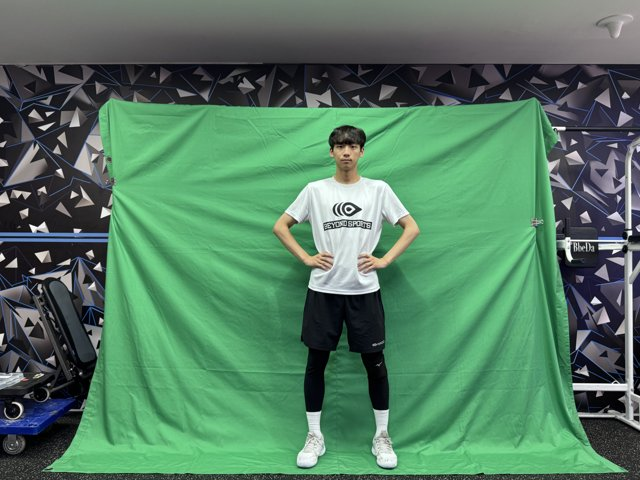
#> input picture data/reference_actions/raw_jpg/IMG_0363.jpg, 640 x 480 px
$ python -i prepare_occlusion_dataset.py   (imports and definitions only)
#> lines starting #> are read from the running program, lines starting #| are printed output that depends on the picture; after the words box and inside, x2 and y2 are one past the last pixel; in counts of white or black regions, pixels touching at a corner belong together
#> further down, picture is the input picture: shape (480, 640, 3); mean B, G, R 98.6, 124.6, 83.8
"""Prepare a small Track B occlusion dataset from HADO match video.

This tool creates a YOLO-style dataset for the long-term AR/effect-overlap
project. Player labels are auto-labeled with YOLO. Effect labels are weak
color/brightness candidates intended for Roboflow review, not final truth.
"""
from __future__ import annotations

import argparse
import csv
import json
import math
import random
import shutil
from dataclasses import dataclass
from pathlib import Path

import cv2
import numpy as np
import yaml


CLASS_NAMES = ["player", "effect"]


@dataclass
class FrameRecord:
    path: Path
    frame_idx: int
    time_sec: float
    split: str
    player_count: int
    effect_count: int
    effect_score: float


# [44 lines left out: functions _load_yolo, _xyxy_to_yolo, _detect_players, _parse_roi, not called in this run]


def _effect_candidates(
    frame: np.ndarray,
    roi: tuple[int, int, int, int] | None = None,
    max_boxes: int = 6,
) -> tuple[list[tuple[float, float, float, float]], float]:
    """Find saturated/bright AR effect candidates.

    This intentionally favors recall. The output should be reviewed in Roboflow.
    """
#> called with max_boxes = 6
    height, width = frame.shape[:2]
#> height = 480; width = 640
    if roi is not None:
        rx1, ry1, rx2, ry2 = roi
        rx1 = max(0, min(width - 1, rx1))
        ry1 = max(0, min(height - 1, ry1))
        rx2 = max(rx1 + 1, min(width, rx2))
        ry2 = max(ry1 + 1, min(height, ry2))
        work = frame[ry1:ry2, rx1:rx2]
    else:
        rx1 = ry1 = 0
        work = frame

    hsv = cv2.cvtColor(work, cv2.COLOR_BGR2HSV)
#> hsv: shape (480, 640, 3); mean H, S, V 82.4, 85.9, 127.9
    h, s, v = cv2.split(hsv)
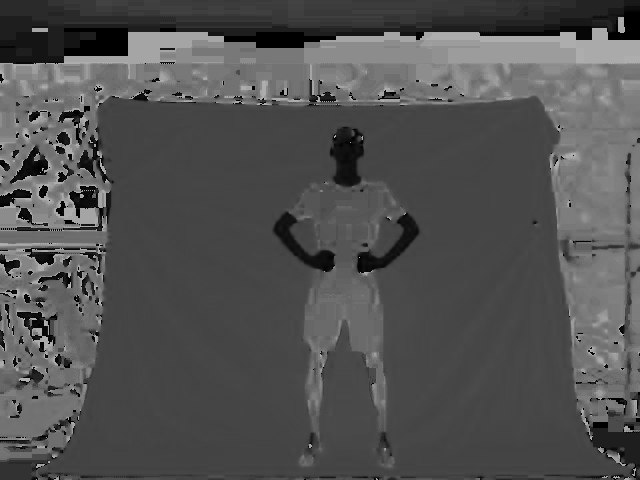
#> h: shape (480, 640); min 0, max 179, mean 82.4
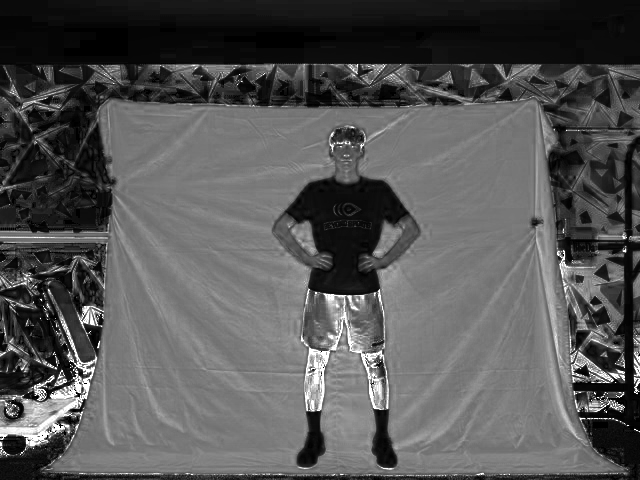
#> s: shape (480, 640); min 0, max 255, mean 85.9
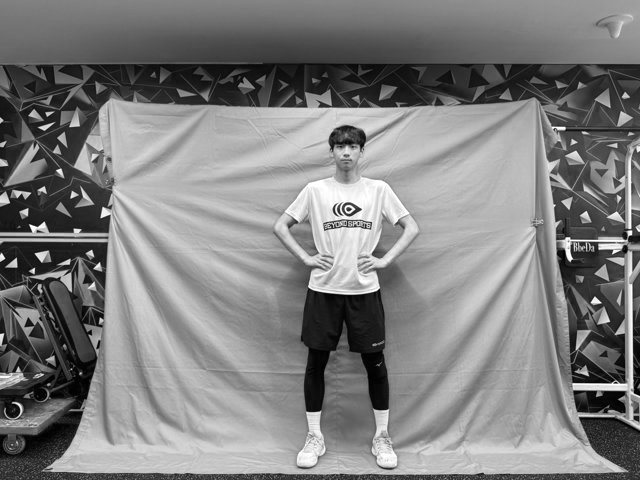
#> v: shape (480, 640); min 0, max 255, mean 127.9

    saturated = (s > 95) & (v > 130)
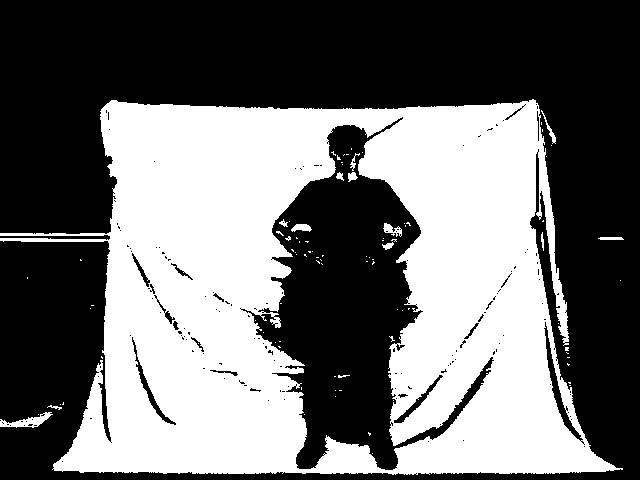
#> saturated: shape (480, 640) bool; 43.5% white; 91 white regions (77 under 20 px), largest, box (x1, y1, x2, y2) and area: (0, 99, 623, 475) 132332, (0, 412, 53, 428) 348, (383, 223, 402, 237) 132
    bright = (v > 225) & (s > 45)
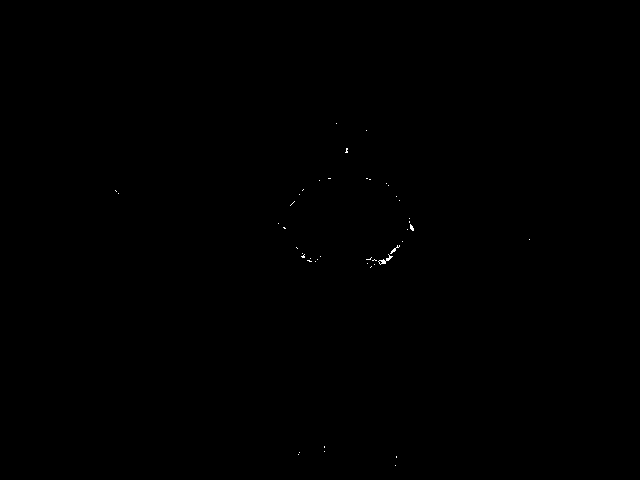
#> bright: shape (480, 640) bool; 0.06% white in thin lines or dots, all inside (x1, y1, x2, y2) = (115, 123, 530, 466)
    mask = np.where(saturated | bright, 255, 0).astype(np.uint8)
#> mask: shape (480, 640); 43.6% white; 103 white regions (86 under 20 px), largest, box (x1, y1, x2, y2) and area: (0, 99, 623, 475) 132360, (0, 412, 53, 428) 348, (383, 223, 402, 237) 132

    kernel = np.ones((5, 5), np.uint8)
    mask = cv2.morphologyEx(mask, cv2.MORPH_OPEN, kernel)
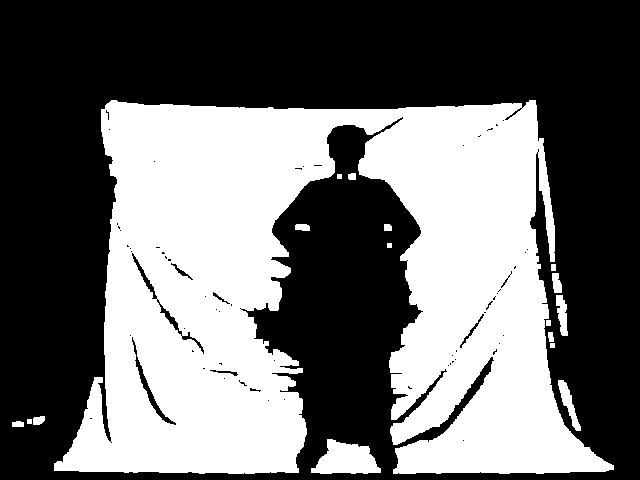
#> mask: shape (480, 640); 42.4% white; 17 white regions, largest, box (x1, y1, x2, y2) and area: (54, 100, 614, 474) 127052, (311, 439, 381, 474) 1609, (558, 380, 581, 431) 410
    mask = cv2.morphologyEx(mask, cv2.MORPH_DILATE, kernel, iterations=2)
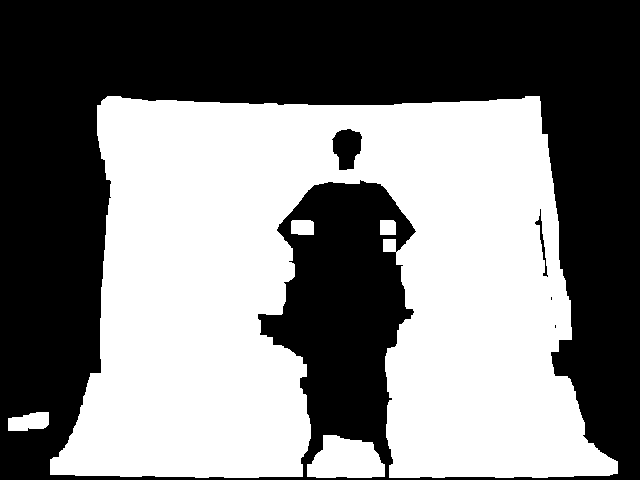
#> mask: shape (480, 640); 48.8% white; 5 white regions

    contours, _ = cv2.findContours(mask, cv2.RETR_EXTERNAL, cv2.CHAIN_APPROX_SIMPLE)
#> contours = 5 contours; box (x1, y1, x2, y2) and area: (50, 96, 618, 478) 146052, (307, 435, 385, 478) 2428, (8, 412, 49, 431) 566, (291, 220, 314, 235) 298, (380, 220, 396, 235) 208
    roi_h, roi_w = work.shape[:2]
#> roi_h = 480; roi_w = 640
    boxes: list[tuple[float, float, float, float]] = []
    total_area = 0.0

    for contour in contours:
        area = float(cv2.contourArea(contour))
        if area < 120:
            continue
        x, y, w, hh = cv2.boundingRect(contour)
        if w < 8 or hh < 8:
            continue
        if area > roi_w * roi_h * 0.18:
            continue
        # Ignore tiny UI-like strips near exact borders.
        if (y < 6 or y + hh > roi_h - 6) and area < 1500:
            continue
        boxes.append((float(x + rx1), float(y + ry1), float(x + w + rx1), float(y + hh + ry1)))
        total_area += area
#> this loop made 5 passes
#> (area, x, y, w, hh, total_area) on passes 1 to 4: (2428.5, 307, 435, 78, 43, 2428.5), (565.5, 8, 412, 41, 19, 2994), (208, 380, 220, 16, 15, 3202), (298, 291, 220, 23, 15, 3500)
#> (area, x, y, w, hh) on pass 5: (146052, 50, 96, 568, 382)
#> after the loop, boxes = [(307, 435, 385, 478), (8, 412, 49, 431), (380, 220, 396, 235), (291, 220, 314, 235)]; total_area = 3500

    boxes.sort(key=lambda b: (b[2] - b[0]) * (b[3] - b[1]), reverse=True)
    return boxes[:max_boxes], total_area / float(width * height)


# [160 lines left out: functions _split_for_index, _write_data_yaml, prepare_dataset, main, not called in this run]


# [2 lines not run here, left out]

>>> import cv2
>>> picture = cv2.imread('../data/reference_actions/raw_jpg/IMG_0363.jpg')
>>> result = _effect_candidates(picture)
#> result = ([(307, 435, 385, 478), (8, 412, 49, 431), (291, 220, 314, 235), (380, 220, 396, 235)], 0.0114)

$ run again, on data/reference_actions/raw_jpg/IMG_0366.jpg
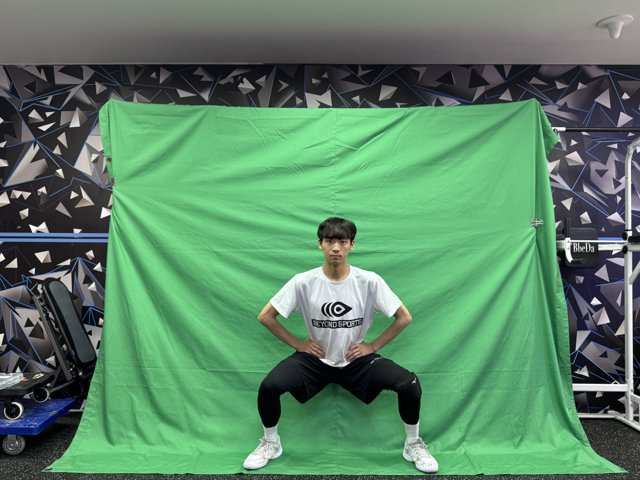
#> input picture data/reference_actions/raw_jpg/IMG_0366.jpg, 640 x 480 px
#> picture is the input picture: shape (480, 640, 3); mean B, G, R 103.1, 133.6, 90.6
#> hsv: shape (480, 640, 3); mean H, S, V 78.1, 81.8, 136.7
#> in _effect_candidates, `saturated = (s > 95) & (v > 130)`:
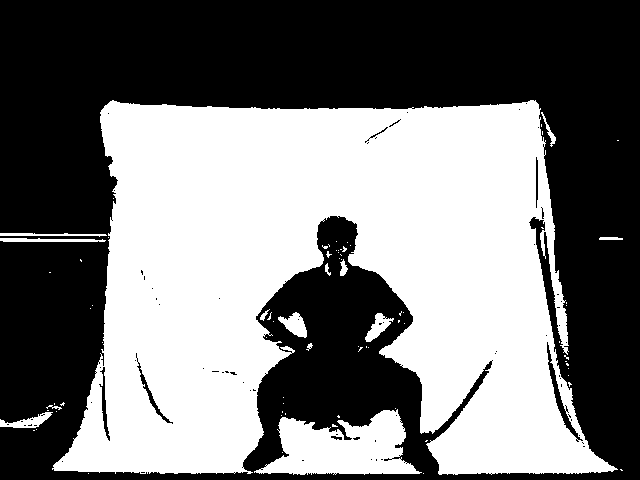
#> saturated: shape (480, 640) bool; 47% white; 78 white regions (64 under 20 px), largest, box (x1, y1, x2, y2) and area: (52, 100, 618, 475) 135534, (254, 409, 422, 475) 6603, (278, 312, 307, 338) 407
#> bright: shape (480, 640) bool; 1.1% white; 129 white regions (122 under 20 px), largest, box (x1, y1, x2, y2) and area: (232, 108, 394, 167) 1771, (287, 125, 404, 184) 723, (336, 163, 394, 183) 205
#> in _effect_candidates, `mask = cv2.morphologyEx(mask, cv2.MORPH_DILATE, kernel, iterations=2)`:
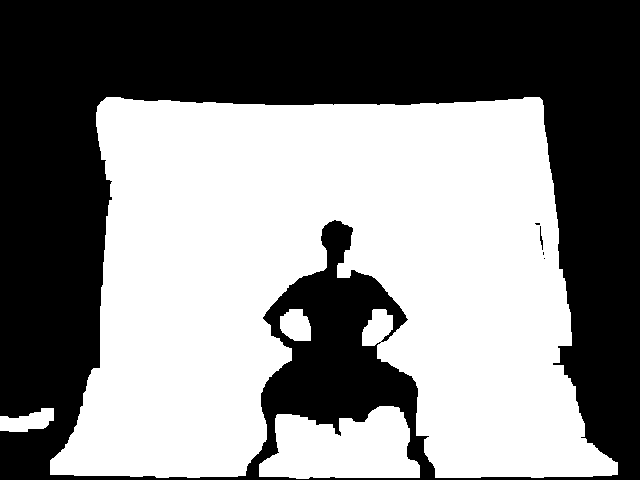
#> mask: shape (480, 640); 51.9% white; 5 black regions (3 under 20 px)
#> contours = 4 contours; box (x1, y1, x2, y2) and area: (50, 97, 618, 478) 148098, (259, 406, 420, 479) 8383, (0, 408, 54, 432) 779, (280, 309, 311, 341) 739
#> the loop in _effect_candidates, `for contour in contours:` made 4 passes
#> (area, x, y, w, hh, total_area) on passes 1 to 3: (779, 0, 408, 54, 24, 779), (8383, 259, 406, 161, 73, 9162), (739, 280, 309, 31, 32, 9901)
#> after the loop in _effect_candidates, `for contour in contours:`: boxes = [(0, 408, 54, 432), (259, 406, 420, 479), (280, 309, 311, 341)]; total_area = 9901
#> result = ([(259, 406, 420, 479), (0, 408, 54, 432), (280, 309, 311, 341)], 0.0322)
